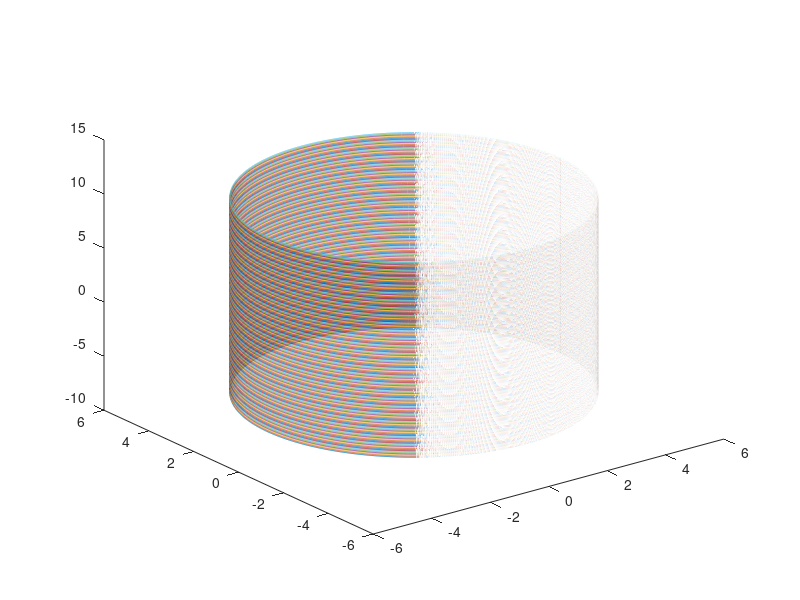

Write MATLAB code to recreate this figure.
close all
clear all

a=5;
x0=0;
y0=0;

tKBK=-7;
tABK=11;

vimaT=10^(-3);
vimaZ=10^(-1);

t=[0:vimaT:2*pi];
x=x0+a*cos(t);
y=y0+a*sin(t);

for jj=tKBK:vimaZ:tABK
    z=jj*ones(size(t));
    plot3(x,y,z)
    hold on
end